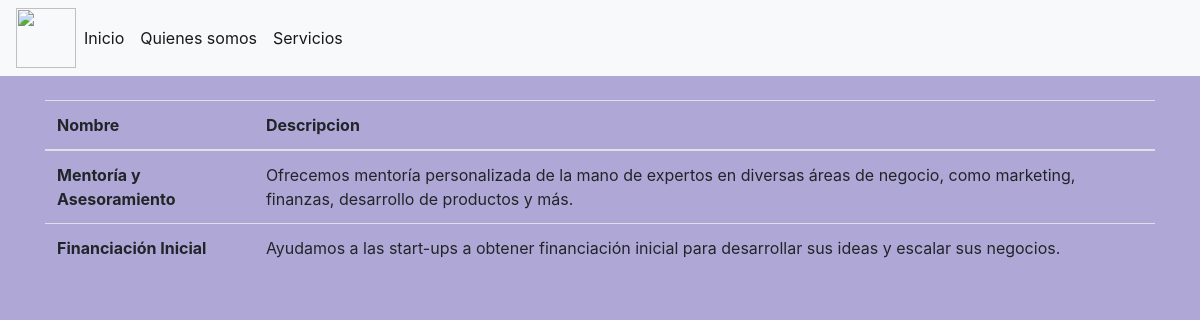
Page /services/ on the committed database.
### core/models.py (models this page shows, shortened)
class NavbarItem(models.Model):
    app_label = 'core'
    name = models.CharField(max_length=100)
    url = models.CharField(max_length=100)

class Service(models.Model):
    name = models.CharField(max_length=100)
    description = models.TextField()

### core/views.py (the view)
# urls.py: path('services/', views.services, name='services'),
def services(request):
    navs = NavbarItem.objects.all()
    services_list = Service.objects.all()
    context = {'navs': navs, 'services_list': services_list}
    return render(request, 'core/servicios.html', context)

### core/templates/core/servicios.html (shortened to what this page needs)
<!DOCTYPE html>
<html lang="en">
<head>
    <link rel="stylesheet" href="https://cdn.jsdelivr.net/npm/bootstrap@4.6.2/dist/css/bootstrap.min.css">
<body style="background-color: #afa8d6;">
    <nav class="navbar navbar-expand-lg navbar-light bg-light">
        <a href="#">
            <img src="https://static.vecteezy.com/system/resources/previews/024/284/700/original/building-logo-for-business-png.png" alt="" width="60" height="60" class="custom-logo">
        </a>
        <div class="collapse navbar-collapse" id="navbarNavAltMarkup">
            {% for nav in navs %}
            <div class="navbar-nav">
                <a class="nav-link active" href="{{nav.url}}">{{nav.name}}</a>
            </div>
            {% endfor %}
        </div>
    </nav>
    <div class="container">
        <br>
        <div class="row">
            <div class="col-md-12">
                <table class="table">
                    <thead>
                      <tr>
                        <th scope="col">Nombre</th>
                        <th scope="col">Descripcion</th>
                      </tr>
                    </thead>
                    <tbody>
                        {% for service in services_list %}
                      <tr>
                        <th scope="row">{{service.name}}</th>
                        <td>{{service.description}}</td>
                      </tr>
                      {% endfor %}
                    </tbody>
                  </table>
            </div>
        </div>
    </div>
</body>
</html>

### rows in the picture
NavbarItem: name "Inicio"
NavbarItem: name "Quienes somos"
NavbarItem: name "Servicios"
Service: name "Mentoría y Asesoramiento", description "Ofrecemos mentoría personalizada de la mano de expertos en diversas áreas de negocio, como marketing, finanzas, desarrollo de productos y más."
Service: name "Financiación Inicial", description "Ayudamos a las start-ups a obtener financiación inicial para desarrollar sus ideas y escalar sus negocios."
